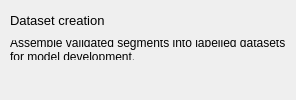
                     <widget class="QWidget" name="page_dataset">
                      <layout class="QVBoxLayout" name="layout_dataset">
                       <property name="spacing">
                        <number>10</number>
                       </property>
                       <property name="leftMargin">
                        <number>10</number>
                       </property>
                       <property name="topMargin">
                        <number>10</number>
                       </property>
                       <property name="rightMargin">
                        <number>10</number>
                       </property>
                       <property name="bottomMargin">
                        <number>10</number>
                       </property>
                       <item>
                        <widget class="QLabel" name="title_dataset">
                         <property name="maximumSize">
                          <size>
                           <width>16777215</width>
                           <height>30</height>
                          </size>
                         </property>
                         <property name="font">
                          <font>
                           <family>Segoe UI</family>
                           <pointsize>10</pointsize>
                           <weight>50</weight>
                           <italic>false</italic>
                           <bold>false</bold>
                          </font>
                         </property>
                         <property name="text">
                          <string>Dataset creation</string>
                         </property>
                        </widget>
                       </item>
                       <item>
                        <widget class="QLabel" name="subtitle_dataset">
                         <property name="maximumSize">
                          <size>
                           <width>16777215</width>
                           <height>20</height>
                          </size>
                         </property>
                         <property name="text">
                          <string>Assemble validated segments into labelled datasets for model development.</string>
                         </property>
                         <property name="wordWrap">
                          <bool>true</bool>
                         </property>
                        </widget>
                       </item>
                       <item>
                        <widget class="QFrame" name="content_dataset">
                         <property name="frameShape">
                          <enum>QFrame::NoFrame</enum>
                         </property>
                         <property name="frameShadow">
                          <enum>QFrame::Raised</enum>
                         </property>
                        </widget>
                       </item>
                      </layout>
                     </widget>
